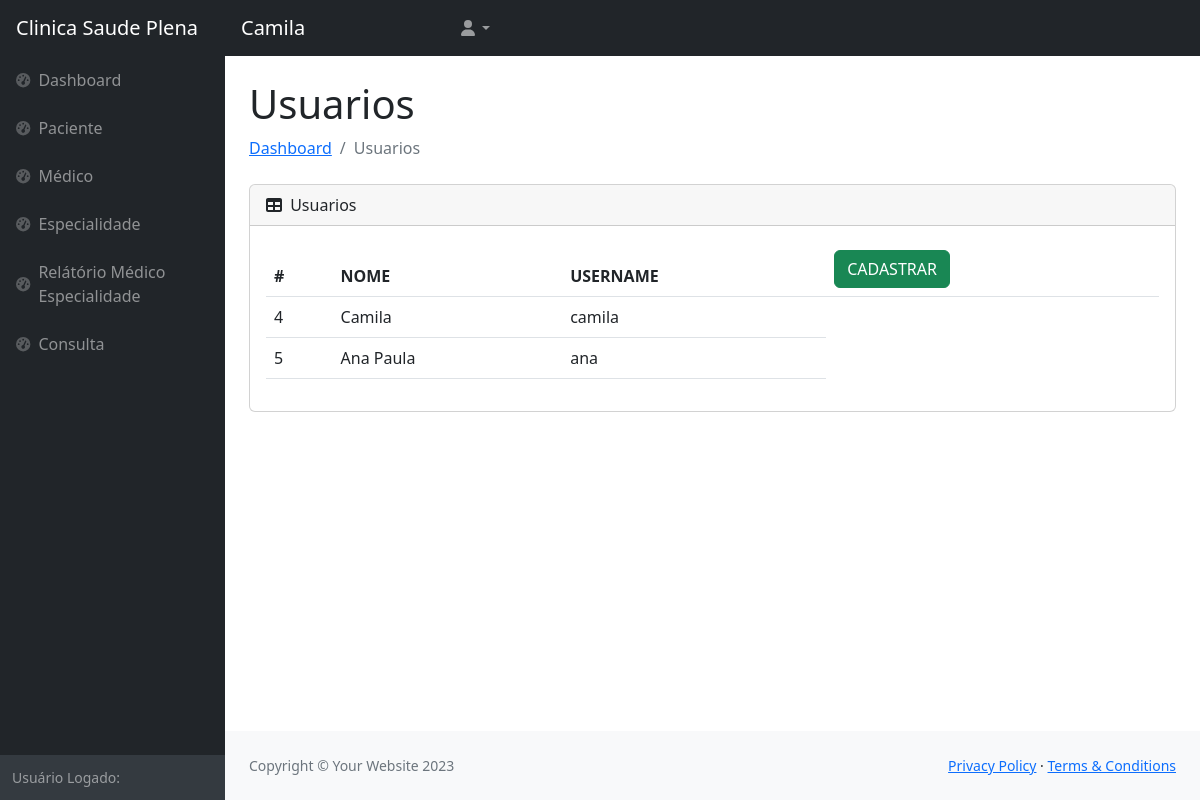
The app's page /front/Tabelas/usuario.php (signed in) with its own data.
### tables this page shows
CREATE TABLE `usuario` (
  `idUser` int(11) NOT NULL,
  `nomeUser` varchar(100) NOT NULL,
  `username` varchar(100) NOT NULL,
  `password` varchar(100) NOT NULL
);

### front/Tabelas/usuario.php (the view, shortened to what this page needs)
<?php
require("../../backand/conexao.php");
$username = $_SESSION["username"];
     $query = "SELECT * FROM usuario WHERE username = '$username'";
              $busca = mysqli_query($conn, $query);
              while ($dados = mysqli_fetch_array($busca)) {
                $nome = $dados['nomeUser'];
?>
<!DOCTYPE html>
<html lang="en">
    <head>
        <link href="https://cdn.jsdelivr.net/npm/simple-datatables@7.1.2/dist/style.min.css" rel="stylesheet" />
        <link href="../css/styles.css" rel="stylesheet" />
    </head>
    <body class="sb-nav-fixed">
        <nav class="sb-topnav navbar navbar-expand navbar-dark bg-dark">
            <a class="navbar-brand ps-3" href="index.html">Clinica Saude Plena</a>
            <a class="navbar-brand ps-3" href="index.html"><?php echo $nome; }?></a>
            <ul class="navbar-nav ms-auto ms-md-0 me-3 me-lg-4">
                <li class="nav-item dropdown">
                    <a class="nav-link dropdown-toggle" id="navbarDropdown" href="#" role="button" data-bs-toggle="dropdown" aria-expanded="false"><i class="fas fa-user fa-fw"></i></a>
                </li>
            </ul>
        </nav>
        <div id="layoutSidenav">
            <div id="layoutSidenav_nav">
            <?php require('nav.php');?>
            </div>
            <div id="layoutSidenav_content">
                <main>
                    <div class="container-fluid px-4">
                        <h1 class="mt-4">Usuarios</h1>
                        <ol class="breadcrumb mb-4">
                            <li class="breadcrumb-item"><a href="index.html">Dashboard</a></li>
                            <li class="breadcrumb-item active">Usuarios</li>
                        </ol>
                        <div class="card mb-4">
                            <div class="card-header">
                                <i class="fas fa-table me-1"></i>
                                Usuarios
                            </div>
                            <div class="card-body">
                                <table class="table">
                                    <thead>
                                      <tr>
                                        <th scope="col">#</th>
                                        <th scope="col">NOME</th>
                                        <th scope="col">USERNAME</th>
                                        <th scope="col"><a href="../form/cadUser.php" type="button" class="btn btn-success">CADASTRAR</a></th>
                                      </tr>
                                    </thead>
                                    <tbody>
                                      <tr>
                                      <?php
                                        require('../../backand/conexao.php');
                                        $query = "SELECT * FROM Usuario";
                                        $busca = mysqli_query($conn, $query);
                                        while ($dados = mysqli_fetch_array($busca)) {
                                      ?>
                                        <td><?php echo $dados['idUser'] ?></td>
                                        <td><?php echo $dados['nomeUser'] ?></td>
                                        <td><?php echo $dados['username'] ?></td>
                                      </tr>
                                      <?php } ?>
                                    </tbody>
                                  </table>
                            </div>
                        </div>
                    </div>
                </main>
                <footer class="py-4 bg-light mt-auto">
                    <div class="container-fluid px-4">
                        <div class="d-flex align-items-center justify-content-between small">
                            <div class="text-muted">Copyright &copy; Your Website 2023</div>
                            <div>
                                <a href="#">Privacy Policy</a>
                                &middot;
                                <a href="#">Terms &amp; Conditions</a>
                            </div>
                        </div>
                    </div>
                </footer>
            </div>
        </div>
    </body>
</html>

### records on screen
usuario: nomeUser "Camila", idUser "4", username "camila"
usuario: idUser "5", nomeUser "Ana Paula", username "ana"
